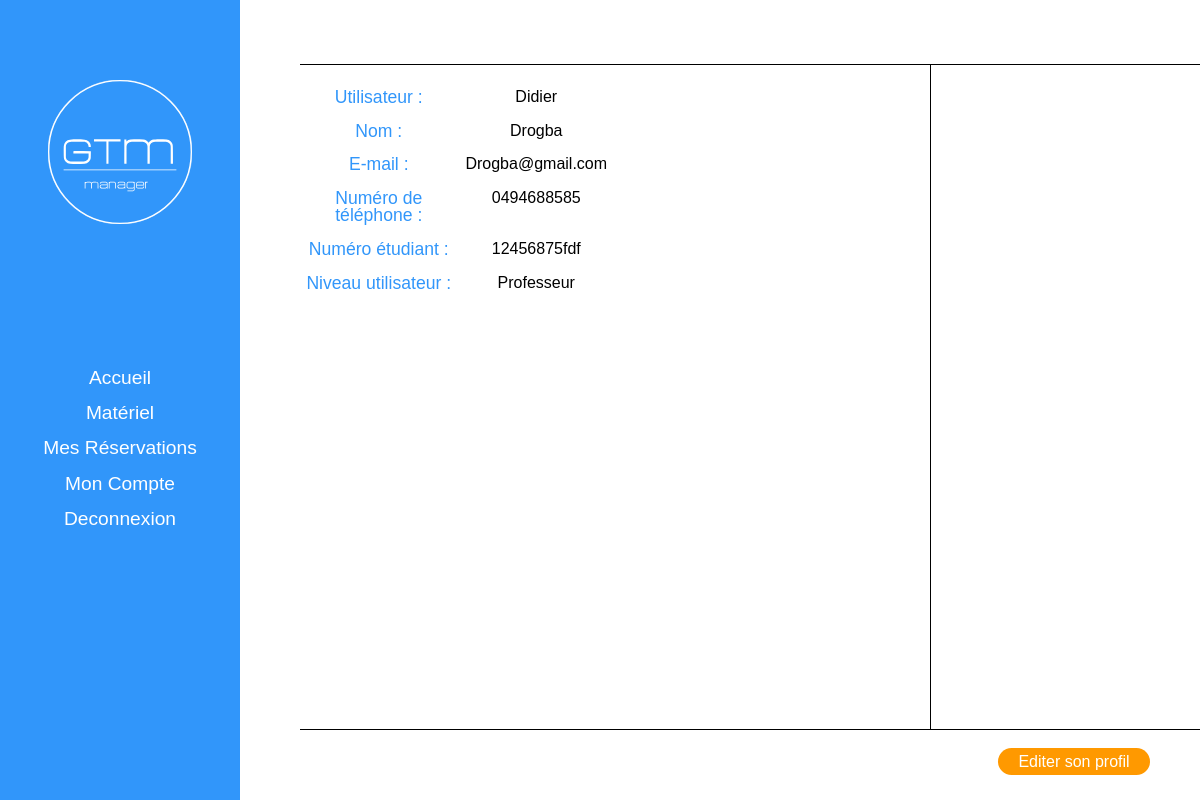
The app's page /account (signed in) with its own data.
### tables this page shows
CREATE TABLE `users` (
  `id` int(9) NOT NULL,
  `name` varchar(255) NOT NULL,
  `first_name` varchar(255) NOT NULL,
  `email` varchar(255) NOT NULL,
  `phone` varchar(255) NOT NULL,
  `student_number` varchar(255) NOT NULL,
  `password` varchar(255) NOT NULL,
  `user_level` int(1) NOT NULL DEFAULT '1',
  `actif` int(1) NOT NULL DEFAULT '1'
);

### View/template/template1/pages/account/index.php (called while the page is built, shortened)
<?php
$page = 'home';
require ($chemin_template.'pages/account/'. $page .'.php');

### Controller/Users.controller.php (called while the page is built, shortened)
<?php
$users = new Users($db);

### Model/Users.class.php (called while the page is built, shortened)
<?php
    class Users extends Connexion
    {
        private $_name;
        private $_firstname;
        private $_email;
        private $_phone;
        private $_student_number;
        private $_user_level;
        public function get_name()
        {
            return $this->_name;
        }
        public function get_firstname()
        {
            return $this->_firstname;
        }
        public function get_email()
        {
            return $this->_email;
        }
        public function get_phone()
        {
            return $this->_phone;
        }
        public function get_student_number()
        {
            return $this->_student_number;
        }
        public function get_user_level()
        {
            return $this->_user_level;
        }
        public function displaySingleUser($id)
        {
            $req = $this->_conn->prepare('SELECT * FROM users WHERE id =:id');
            $req->bindParam(':id', $id);
            $req->execute();
            $res = $req->fetch(PDO::FETCH_ASSOC);
            $this->_name = $res['name'];
            $this->_firstname = $res['first_name'];
            $this->_email = $res['email'];
            $this->_phone = $res['phone'];
            $this->_student_number = $res['student_number'];
            $this->_user_level = $res['user_level'];
        }
}

### Model/Connexion.class.php (called while the page is built, shortened)
<?php
class Connexion
{
    public function setConn(PDO $db)
    {
        $this->_conn = $db;
    }
}

### config.php (called while the page is built, shortened)
<?php
$correctSlug = "";

### View/template/template1/pages/account/home.php (the view)
<?php require 'Controller/Users.controller.php'; ?>
<?php
    if (isset($_SESSION['user_logged_in'])) {
        $users->displaySingleUser($_SESSION['user_id']);
    }
?>
    <div id="menu_top"></div>
    <div class="ligne"></div>
    <div id="affichage">
        <table>
            <tbody>
                <tr>
                    <td>
                        <span>Utilisateur : </span>
                    </td>
                    <td>
                        <?= ucfirst(htmlspecialchars($users->get_firstname())) ;?>
                    </td>
                </tr>
                <tr>
                    <td>
                        <span>Nom : </span>
                    </td>
                    <td>
                        <?= ucfirst(htmlspecialchars($users->get_name())) ;?>
                    </td>
                </tr>
                <tr>
                    <td>
                        <span>E-mail : </span>
                    </td>
                    <td>
                        <?= ucfirst(htmlspecialchars($users->get_email())) ;?>
                    </td>
                </tr>
                <tr>
                    <td>
                        <span>Numéro de téléphone : </span>
                    </td>
                    <td>
                        <?= ucfirst(htmlspecialchars($users->get_phone())) ;?>
                    </td>
                </tr>
                <tr>
                    <td>
                        <span>Numéro étudiant : </span>
                    </td>
                    <td>
                        <?= ucfirst(htmlspecialchars($users->get_student_number())) ;?>
                    </td>
                </tr>
                <tr>
                    <td>
                        <span>Niveau utilisateur : </span>
                    </td>
                    <td>
                        <?= $users->get_user_level() === 1 ? 'Élève' : 'Professeur'; ?>
                    </td>
                </tr>
            </tbody>
        </table>
    </div>
    <div class="ligne"></div>
    <div id="legend_bottom">
        <div id="actions">
            <a class="edit" href="<?= $correctSlug ?>account/edit">Editer son profil</a>
        </div>
    </div>

### View/template/template1/css/styles.css (style rules this page uses)
html,body { font-family: 'Rajdhani', sans-serif; }
a { text-decoration: none; }
:root { --bleu:rgba(49,150,250,1); --orange:rgb(255, 153, 0); --blanc:#FFF; --noir:#000; --gris:#707070; }
.ligne { width: 100%; height: 1px; background: var(--noir); clear: both; }
#menu_top { height:8vh; width: 100%; }
#affichage { width:70%; height: 80vh; float: left; overflow-y: scroll; border-right: 1px solid var(--noir); padding: 2vh 0 1vh; }
#affichage table { width: 100%; text-align: center; padding-bottom: 10vh; }
#affichage table td, #affichage table th { float: left; width: 25%; }
#affichage table td { padding: 1vh 0; }
#affichage table span, .group_form label, .group_form p { color: var(--bleu); font-size: 1.1em; }
#legend_bottom { height:8vh; width: 100%; line-height: 8vh; clear: both; }
#actions { float: right; margin-right: 5%; text-align: right; width: 40%; }
.saved, .edit, .button_submit { color: #FFF; padding: 5px 20px; border-radius: 20px; }
.edit { background: var(--orange); margin: 0 1.5%; }

### records on screen
users: first_name "Didier", name "Drogba", email "Drogba@gmail.com", phone "0494688585", student_number "12456875fdf"
